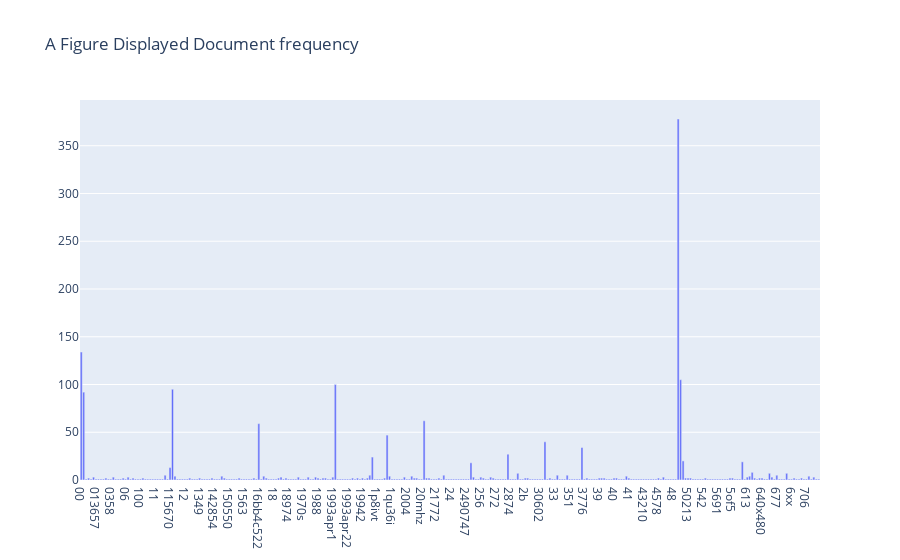

The notebook cell saved with this chart:
### Markdown cell above
### >>> **Exercise 13 (take home):**
If you want a nicer interactive visualization here, I would encourage you try to install and use plotly to achieve this.

### Code cell
# Answer here
import plotly.graph_objects as go

fig = go.Figure(
    data=[go.Bar(x=count_vect.get_feature_names_out()[:300], 
                 y=term_frequencies[:300])],
    layout_title_text="A Figure Displayed Document frequency"
)

fig.show()

### Figure 1 — Plotly figure (JSON) as saved in the notebook; plotly's stock layout.template omitted (floating-point values rounded to 4 significant figures; data arrays with more than 128 entries replaced by an {"elided": "..."} marker saying what was removed)
{"data": [{"type": "bar", "x": {"elided": "300 str values"}, "y": {"elided": "300 int values"}}], "layout": {"title": {"text": "A Figure Displayed Document frequency"}}}
